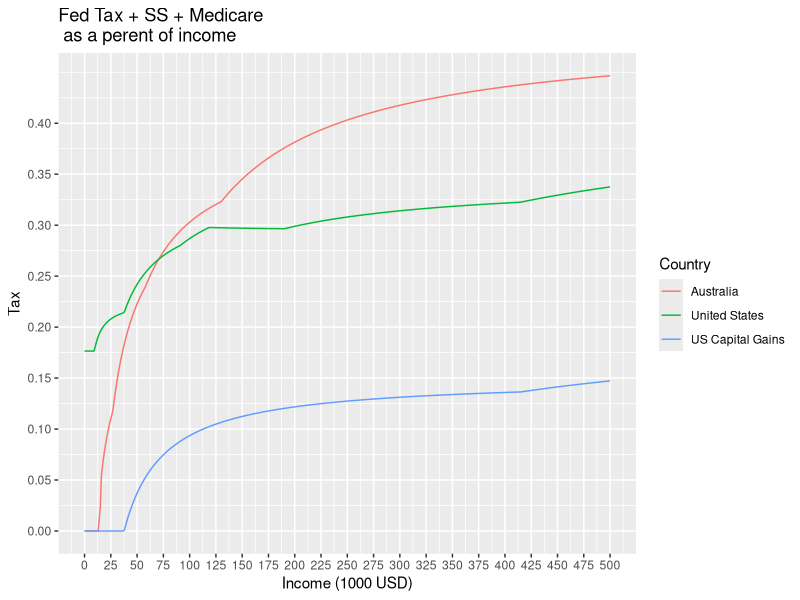

R code for this plot:
library("ggplot2")

TaxRates <- data.frame(seq(0, 500000, 1000))
colnames(TaxRates) <- c('Pay')

TaxRates$SS <- 0
TaxRates[TaxRates$Pay < 118501,]$SS <- 0.062
TaxRates[TaxRates$Pay > 118501,]$SS <- 7347 / TaxRates[TaxRates$Pay > 118501,]$Pay

TaxRates$Medicare <- .0145
TaxRates$Fed <- 0
TaxRates[TaxRates$Pay < 9275,]$Fed <- 0.1

TaxRates[TaxRates$Pay > 9275 & TaxRates$Pay < 37650,]$Fed <- ((.15 * (TaxRates[TaxRates$Pay > 9275 & TaxRates$Pay < 37650,]$Pay - 9276)) + 927.5) / TaxRates[TaxRates$Pay > 9275 & TaxRates$Pay < 37650,]$Pay
TaxRates[TaxRates$Pay > 37651 & TaxRates$Pay < 91150,]$Fed <- ((.25 * (TaxRates[TaxRates$Pay > 37651 & TaxRates$Pay < 91150,]$Pay - 37650)) + 5183.75) / TaxRates[TaxRates$Pay > 37651 & TaxRates$Pay < 91150,]$Pay
TaxRates[TaxRates$Pay > 91151 & TaxRates$Pay < 190150,]$Fed <- ((.28 * (TaxRates[TaxRates$Pay > 91151 & TaxRates$Pay < 190150,]$Pay - 91150)) + 18558.75) / TaxRates[TaxRates$Pay > 91151 & TaxRates$Pay < 190150,]$Pay
TaxRates[TaxRates$Pay > 190151 & TaxRates$Pay < 413350,]$Fed <- ((.33 * (TaxRates[TaxRates$Pay > 190151 & TaxRates$Pay < 413350,]$Pay - 190150)) + 46278.75) / TaxRates[TaxRates$Pay > 190151 & TaxRates$Pay < 413350,]$Pay
TaxRates[TaxRates$Pay > 413351 & TaxRates$Pay < 415050,]$Fed <- ((.35 * (TaxRates[TaxRates$Pay > 413351 & TaxRates$Pay < 415050,]$Pay - 413350)) + 119934.75) / TaxRates[TaxRates$Pay > 413351 & TaxRates$Pay < 415050,]$Pay
TaxRates[TaxRates$Pay > 415051,]$Fed <- ((.396 * (TaxRates[TaxRates$Pay > 415051,]$Pay - 415050)) + 120529.75) / TaxRates[TaxRates$Pay > 415051,]$Pay
TaxRates$TotalTax <- TaxRates$Fed + TaxRates$Medicare + TaxRates$SS

#AU
TaxRates$AustralianTax <- 0
TaxRates[TaxRates$Pay > 13153 & TaxRates$Pay < 26748,]$AustralianTax <- ((.19 * (TaxRates[TaxRates$Pay > 13153 & TaxRates$Pay < 26748,]$Pay - 13152))) / TaxRates[TaxRates$Pay > 13153 & TaxRates$Pay < 26748,]$Pay
TaxRates[TaxRates$Pay > 26749 & TaxRates$Pay < 57816,]$AustralianTax <- ((.325 * (TaxRates[TaxRates$Pay > 26749 & TaxRates$Pay < 57816,]$Pay - 26748)) + 2582) / TaxRates[TaxRates$Pay > 26749 & TaxRates$Pay < 57816,]$Pay
TaxRates[TaxRates$Pay > 57817 & TaxRates$Pay < 130104,]$AustralianTax <- ((.37 * (TaxRates[TaxRates$Pay > 57817 & TaxRates$Pay < 130104,]$Pay - 57816)) + 12683) / TaxRates[TaxRates$Pay > 57817 & TaxRates$Pay < 130104,]$Pay
TaxRates[TaxRates$Pay > 130105,]$AustralianTax <- ((.47 * (TaxRates[TaxRates$Pay > 130105,]$Pay - 130104)) + 39431) / TaxRates[TaxRates$Pay > 130105,]$Pay
TaxRates$AustralianMedicare <- 0.02
TaxRates[TaxRates$Pay < 15418.70,]$AustralianMedicare <- 0.0
TaxRates$AustralianTotalTax <- TaxRates$AustralianMedicare + TaxRates$AustralianTax

#Capital Gains
TaxRates$CapitalGains <- 0
TaxRates[TaxRates$Pay > 37651 & TaxRates$Pay < 415051,]$CapitalGains <- ((.15 * (TaxRates[TaxRates$Pay > 37651 & TaxRates$Pay < 415051,]$Pay - 37650))) / TaxRates[TaxRates$Pay > 37651 & TaxRates$Pay < 415051,]$Pay
TaxRates[TaxRates$Pay > 415051,]$CapitalGains <- ((.2 * (TaxRates[TaxRates$Pay > 415051,]$Pay - 415050)) + 56610) / TaxRates[TaxRates$Pay > 415051,]$Pay


USRates <- data.frame(Income = TaxRates$Pay, Rate = TaxRates$TotalTax)
USRates$Country <- 'United States'
AURates <- data.frame(Income = TaxRates$Pay, Rate = TaxRates$AustralianTotalTax)
AURates$Country <- 'Australia'

CapGains <- data.frame(Income = TaxRates$Pay, Rate = TaxRates$CapitalGains)
CapGains$Country <- 'US Capital Gains'


Combined <- rbind(USRates, AURates, CapGains)
Combined$Income <- Combined$Income / 1000


ggplot(data = Combined,
       aes(x = Income, y = Rate, colour = Country)) +
        ggtitle("Fed Tax + SS + Medicare \n as a perent of income") + 
        xlab("Income (1000 USD)") +
        ylab("Tax") +
        scale_y_continuous(breaks = round(seq(0, max(Combined$Rate), by = 0.05), 3)) +
        scale_x_continuous(breaks = round(seq(0, 500, by = 25), 0)) +
       geom_line()